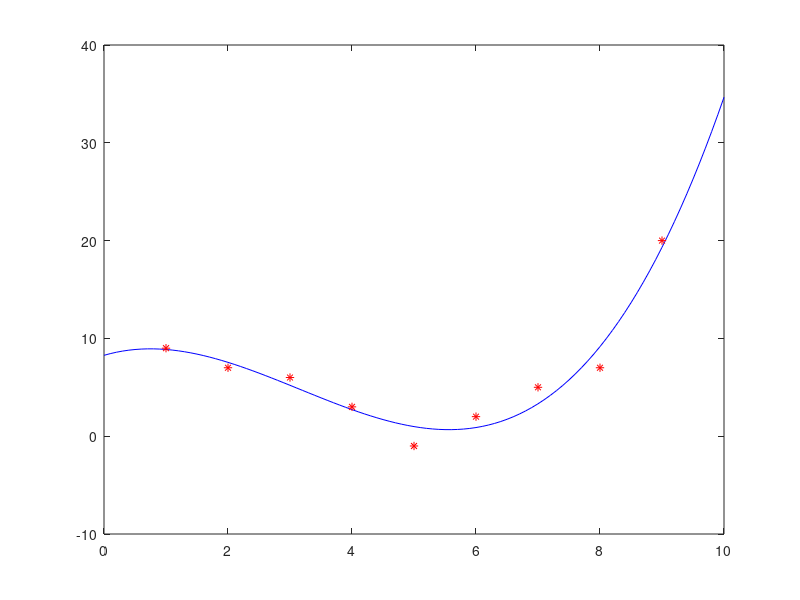

The MATLAB source for this figure: (Note: this script raises an error after producing the figure.)
%% example-1
x = 1:9;
y = [9 7 6 3 -1 2 5 7 20];

p = polyfit(x,y,3);

xi = 0:.1:10;
yi = polyval(p,xi);
plot(xi,yi,'-b',x,y,'r*')


%%%%%%%%%%%%%%%%%%%%%%%%%%%%%%%%%%%%%%%%%%%%%%%%%%%%
diary ~/.tmp/matlab-log/test.txt
% The outputs below will be store in a tmp file.
%% 人口几预测模几型
clear
clc
% 读取数据
Y = [33815 33918 34004 34165 34212 34327 34344 34458 34498 34476 34483 34488 34513 34497 34511 34520 34507 34509 34521 34513 34515 34517 34519 34519 34521 34521 34523 34525 34525 34527];
T = 1:30;

% 线性化处理
for t = 1:30
  x(t) = exp(-t);
  y(t) = 1/Y(t);
end

c = zeros(30,1) + 1;
X = [c,x'];

% The loop is not efficient.
B = inv(X'*X)*X'*y';

for i = 1:30
  z(i) = B(1,1) + B(2,1) * x(i);

  s(i) = y(i) - sum(y)/30;

  w(i) = z(i) -y(i);
end

S = s*s';

Q = w*w';

U = S - Q;

F = 28 * U/Q;
for j = 1:30
  Y(j) = 1/(B(1,1) + B(2,1) * exp(-j));
end
plot(T,Y)

diary off
%%%%%%%%%%%%%%%%%%%%%%%%%%%%%%%%%%%%%%%%%%%%%%%%%%%%

%% example-2

